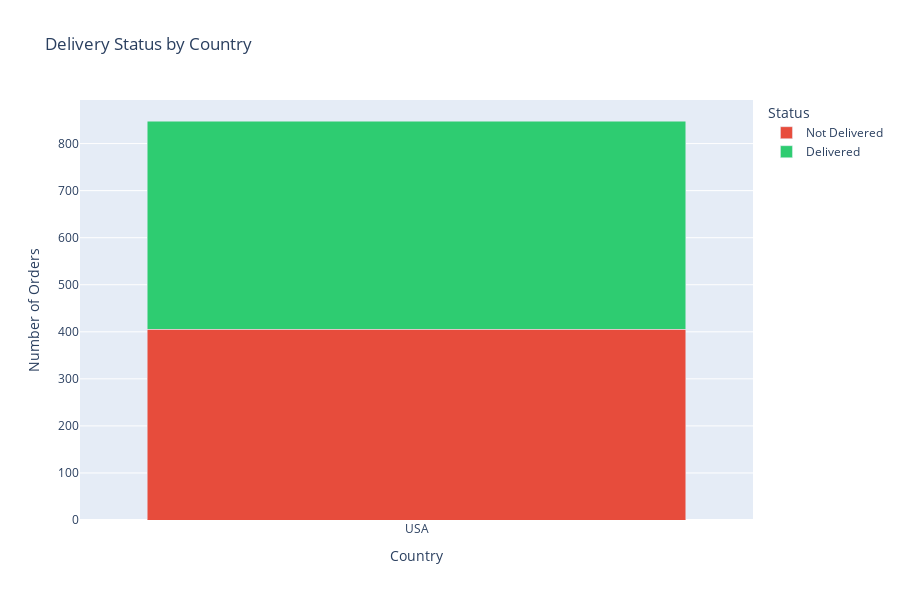

This figure's notebook cell:
### Markdown cell above
## 6. Delivery Status by Country

### Code cell
if 'df' in locals():
    delivery_by_country = df.groupby(['Country_x', 'DeliveredFlag']).size().reset_index(name='Count')
    delivery_by_country['Status'] = delivery_by_country['DeliveredFlag'].map({1: 'Delivered', 0: 'Not Delivered'})
    
    fig = px.bar(
        delivery_by_country,
        x='Country_x',
        y='Count',
        color='Status',
        title='Delivery Status by Country',
        barmode='stack',
        color_discrete_map={'Delivered': '#2ecc71', 'Not Delivered': '#e74c3c'}
    )
    
    fig.update_layout(
        xaxis_title='Country',
        yaxis_title='Number of Orders',
        height=600
    )
    
    try:
        fig.write_html("../figures/delivery_by_country_notebook.html")
        fig.show()
    except Exception as e:
        print(f"Error displaying/saving plot: {e}")

### Figure 1 — Plotly figure (JSON) as saved in the notebook; plotly's stock layout.template omitted (floating-point values rounded to 4 significant figures)
{"data": [{"hovertemplate": "Status=Not Delivered<br>Country_x=%{x}<br>Count=%{y}<extra></extra>", "legendgroup": "Not Delivered", "marker": {"color": "#e74c3c", "pattern": {"shape": ""}}, "name": "Not Delivered", "orientation": "v", "showlegend": true, "textposition": "auto", "type": "bar", "x": ["USA"], "xaxis": "x", "y": [405], "yaxis": "y"}, {"hovertemplate": "Status=Delivered<br>Country_x=%{x}<br>Count=%{y}<extra></extra>", "legendgroup": "Delivered", "marker": {"color": "#2ecc71", "pattern": {"shape": ""}}, "name": "Delivered", "orientation": "v", "showlegend": true, "textposition": "auto", "type": "bar", "x": ["USA"], "xaxis": "x", "y": [443], "yaxis": "y"}], "layout": {"barmode": "stack", "height": 600, "legend": {"title": {"text": "Status"}, "tracegroupgap": 0}, "title": {"text": "Delivery Status by Country"}, "xaxis": {"anchor": "y", "domain": [0, 1], "title": {"text": "Country"}}, "yaxis": {"anchor": "x", "domain": [0, 1], "title": {"text": "Number of Orders"}}}}
